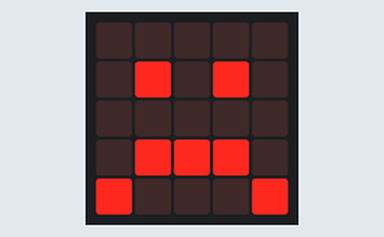
This program was run on a simulated BBC micro:bit running MicroPython. Shown: the board's 5×5 LED display.

Above: at 0.5 s.

The program:

mu_external_button.py
```python
# 在这里写上你的代码 :-)
from microbit import *

pin1.set_pull(pin1.PULL_UP)

def check_pin_status(status):
    pin_status = status
    if pin1.is_touched:
        if pin_status == False:
            pin_status=True
        else:
            pin_status=False
    sleep(200)
    return pin_status

val = False
while True:
    val = check_pin_status(val)
    if val:
        display.show(Image.HAPPY)
    else:
        display.show(Image.SAD)
```
